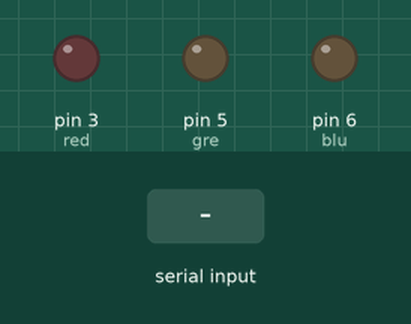
Recording of a sketch running on a simulated Arduino Uno, built with avr-gcc and run on an emulated ATmega328P. On the bench: output pins drawn as LEDs (lit = HIGH). The inputs (shaded band) are chosen by the test bench.

Above: at 1.2 s.
1.3 s: "90,45,200\n" received over the second serial link
At 1.7 s:
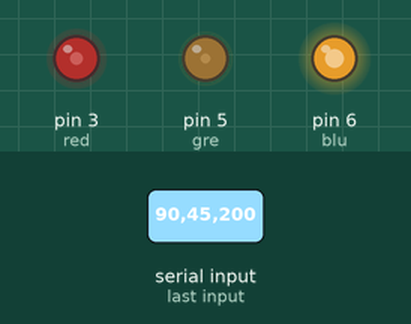
2.8 s: "30,150,10\n" received over the second serial link
At 4.0 s:
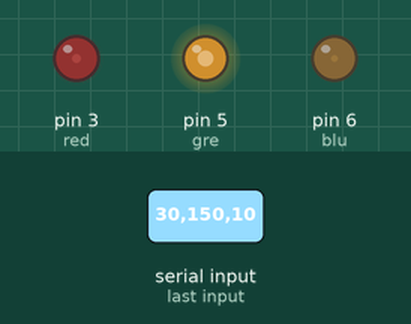
4.3 s: "1,90,45\n" received over the second serial link
At 5.2 s:
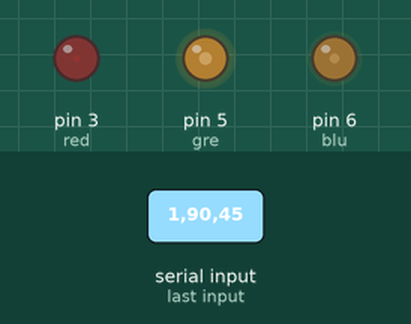
Timing chart, 0 to 7.3 s (numbered marks = the images above; inputs shaded):
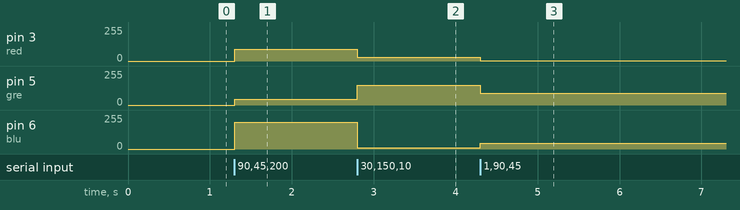

Measured:
- after the input at 1.3 s, pin 3 (red): 0/255 → 90/255 at once; pin 5 (gre): 0/255 → 45/255 at once; pin 6 (blu): 0/255 → 200/255 at once
- after the input at 2.8 s, pin 3 (red): 90/255 → 30/255 at once; pin 5 (gre): 45/255 → 150/255 at once; pin 6 (blu): 200/255 → 10/255 at once
- after the input at 4.3 s, pin 3 (red): 30/255 → 1/255 at once; pin 5 (gre): 150/255 → 90/255 at once; pin 6 (blu): 10/255 → 45/255 at once

The sketch:

rgb_led.ino
```cpp
#define red 3
#define gre 5
#define blu 6

#include <SoftwareSerial.h>
SoftwareSerial rgbl(10,11);
void setup() {
  // put your setup code here, to run once:
  rgbl.begin(9600);
  pinMode(red,OUTPUT);
  pinMode(gre,OUTPUT);
  pinMode(blu,OUTPUT);
}

void loop() {
  // put your main code here, to run repeatedly:
  if (rgbl.available() >1)
  {
    int rval = rgbl.parseInt();
    int gval = rgbl.parseInt();
    int bval = rgbl.parseInt();

    if (rgbl.read() == '\n')
    {
      analogWrite(red,rval);
      analogWrite(gre,gval);
      analogWrite(blu,bval);
    }
  }
}
```
